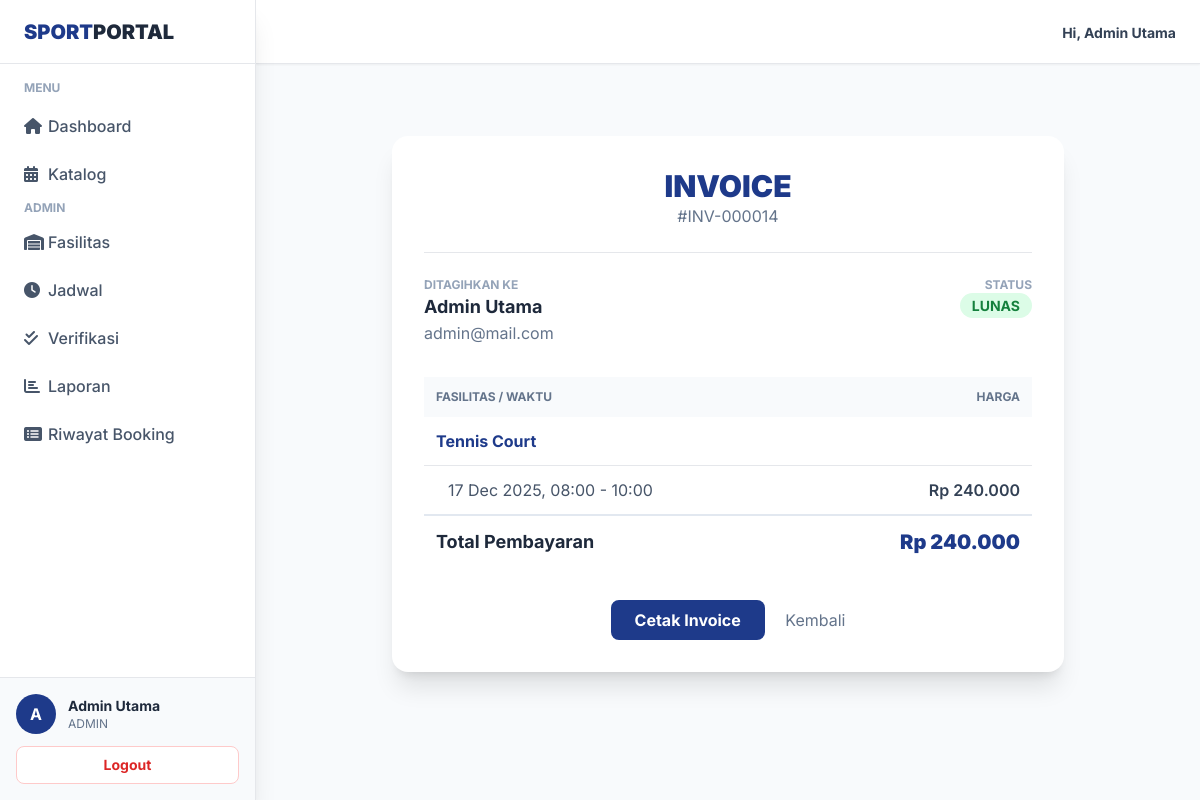
The page /index.php?p=invoice&id=14 (signed in) on the database its author committed.
### tables this page shows
CREATE TABLE `bookings` (
  `booking_id` int(11) NOT NULL,
  `user_id` int(11) DEFAULT NULL,
  `facility_id` int(11) DEFAULT NULL,
  `booking_date` timestamp NOT NULL DEFAULT current_timestamp(),
  `total_price` decimal(10,2) DEFAULT NULL,
  `status` enum('pending','paid','approved','rejected','cancelled') DEFAULT 'pending',
  `proof_of_payment` varchar(255) DEFAULT NULL,
  `payment_date` timestamp NULL DEFAULT NULL,
  `updated_at` timestamp NOT NULL DEFAULT current_timestamp() ON UPDATE current_timestamp()
);

CREATE TABLE `users` (
  `user_id` int(11) NOT NULL,
  `name` varchar(100) DEFAULT NULL,
  `email` varchar(100) DEFAULT NULL,
  `password` varchar(255) DEFAULT NULL,
  `role` enum('admin','user') DEFAULT 'user',
  `created_at` timestamp NOT NULL DEFAULT current_timestamp()
);

CREATE TABLE `facilities` (
  `facility_id` int(11) NOT NULL,
  `name` varchar(150) DEFAULT NULL,
  `description` text DEFAULT NULL,
  `price_per_hour` decimal(10,2) DEFAULT NULL,
  `image_path` varchar(255) DEFAULT NULL,
  `is_active` tinyint(1) DEFAULT 1
);

### config/database.php (called while the page is built, shortened)
<?php
function format_rupiah($angka){ return "Rp " . number_format($angka,0,',','.'); }
?>

### views/invoice.php (the view)
<?php
$merged_details = [];
foreach ($details as $d) {
    $last_idx = count($merged_details) - 1;
    if ($last_idx >= 0 && $merged_details[$last_idx]['end_time'] === $d['start_time']) {
        $merged_details[$last_idx]['end_time'] = $d['end_time'];
        $merged_details[$last_idx]['price'] += $d['price'] ?? 0;
    } else {
        $merged_details[] = [
            'start_time' => $d['start_time'],
            'end_time'   => $d['end_time'],
            'price'      => $d['price'] ?? 0
        ];
    }
}
?>
<div class="max-w-2xl mx-auto bg-white p-8 rounded-2xl shadow-xl mt-10" id="invoiceArea">
    <div class="text-center border-b pb-6 mb-6">
        <h1 class="text-3xl font-black text-blue-900">INVOICE</h1>
        <p class="text-slate-500">#INV-<?= str_pad($inv['booking_id'], 6, '0', STR_PAD_LEFT) ?></p>
    </div>
    <div class="flex justify-between mb-8">
        <div>
            <p class="text-xs text-slate-400 uppercase font-bold">Ditagihkan Ke</p>
            <p class="font-bold text-lg"><?= $inv['uname'] ?></p>
            <p class="text-slate-500"><?= $inv['email'] ?></p>
        </div>
        <div class="text-right">
            <p class="text-xs text-slate-400 uppercase font-bold">Status</p>
            <span class="bg-green-100 text-green-700 px-3 py-1 rounded-full font-bold text-sm">LUNAS</span>
        </div>
    </div>
    <table class="w-full mb-8">
        <thead class="bg-slate-50 text-slate-500 font-bold text-xs uppercase">
            <tr>
                <th class="p-3 text-left">Fasilitas / Waktu</th>
                <th class="p-3 text-right">Harga</th>
            </tr>
        </thead>
        <tbody class="divide-y">
            <tr>
                <td class="p-3 font-bold text-blue-900"><?= $inv['fname'] ?></td>
                <td class="p-3"></td>
            </tr>
            <?php foreach ($merged_details as $item): ?>
                <tr>
                    <td class="p-3 text-slate-600 pl-6">
                        <?= date('d M Y, H:i', strtotime($item['start_time'])) ?> - <?= date('H:i', strtotime($item['end_time'])) ?>
                    </td>
                    <td class="p-3 text-right text-slate-700 font-semibold">
                        <?= format_rupiah($item['price']) ?>
                    </td>
                </tr>
            <?php endforeach; ?>
        </tbody>
        <tfoot class="border-t-2 border-slate-200">
            <tr>
                <td class="p-3 font-bold text-lg">Total Pembayaran</td>
                <td class="p-3 text-right font-black text-xl text-blue-900">
                    <?= format_rupiah($inv['total_price']) ?>
                </td>
            </tr>
        </tfoot>
    </table>
    <div class="text-center no-print">
        <button onclick="window.print()" class="bg-blue-900 text-white px-6 py-2 rounded-lg font-bold hover:bg-blue-800 transition">
            Cetak Invoice
        </button>
        <a href="?p=history" class="ml-4 text-slate-500 hover:underline">Kembali</a>
    </div>
</div>

### views/layout/header.php (style rules this page uses)
body { font-family: 'Inter', sans-serif; background-color: #f8fafc; }

### rows shown on the page
bookings: booking_id "000014", user.name "Admin Utama", user.email "admin@mail.com", facility.name "Tennis Court", total_price "Rp 240.000"

### other values the page prints
substr($_SESSION['name'], 0, 1) "A"
$_SESSION['name'] "Admin Utama"
$_SESSION['role'] "ADMIN"
date('d M Y, H:i', strtotime($item['start_time'])) "17 Dec 2025, 08:00"
date('H:i', strtotime($item['end_time'])) "10:00"
format_rupiah($item['price']) "Rp 240.000"
